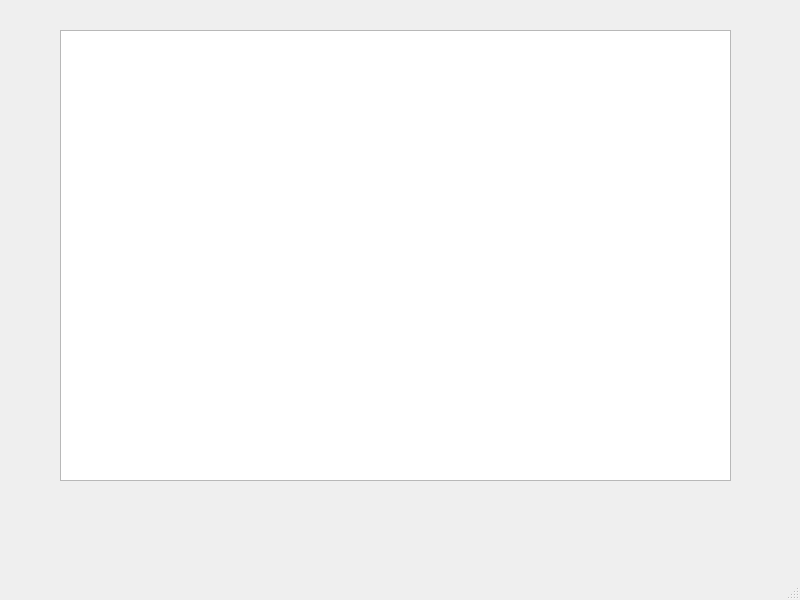
<?xml version="1.0" encoding="UTF-8"?>
<ui version="4.0">
 <class>MainWindow</class>
 <widget class="QMainWindow" name="MainWindow">
  <property name="geometry">
   <rect>
    <x>0</x>
    <y>0</y>
    <width>800</width>
    <height>600</height>
   </rect>
  </property>
  <property name="windowTitle">
   <string>MainWindow</string>
  </property>
  <widget class="QWidget" name="centralwidget">
   <widget class="QTableView" name="tableView">
    <property name="geometry">
     <rect>
      <x>60</x>
      <y>30</y>
      <width>671</width>
      <height>451</height>
     </rect>
    </property>
   </widget>
  </widget>
  <widget class="QMenuBar" name="menubar">
   <property name="geometry">
    <rect>
     <x>0</x>
     <y>0</y>
     <width>800</width>
     <height>26</height>
    </rect>
   </property>
  </widget>
  <widget class="QStatusBar" name="statusbar"/>
 </widget>
 <resources/>
 <connections/>
</ui>
